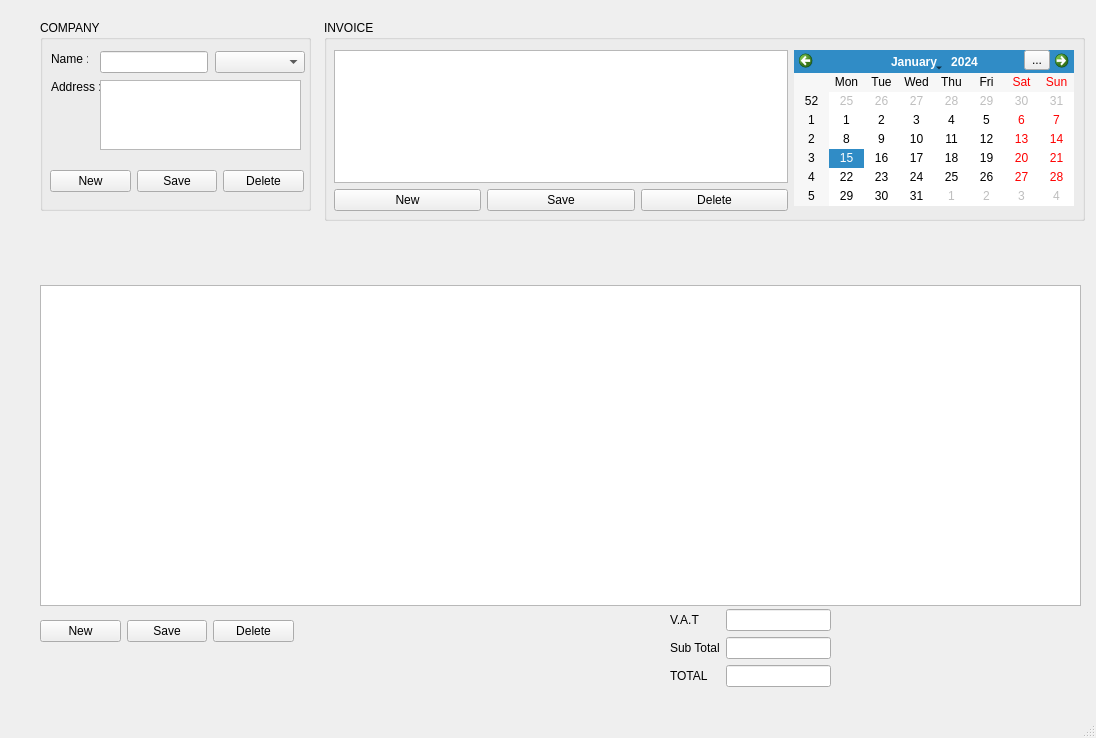
<?xml version="1.0" encoding="UTF-8"?>
<ui version="4.0">
 <class>MainWindow</class>
 <widget class="QMainWindow" name="MainWindow">
  <property name="geometry">
   <rect>
    <x>0</x>
    <y>0</y>
    <width>1096</width>
    <height>738</height>
   </rect>
  </property>
  <property name="windowTitle">
   <string>INVOICE</string>
  </property>
  <widget class="QWidget" name="centralwidget">
   <widget class="QTableView" name="tableView">
    <property name="geometry">
     <rect>
      <x>40</x>
      <y>285</y>
      <width>1041</width>
      <height>321</height>
     </rect>
    </property>
   </widget>
   <widget class="QGroupBox" name="groupBox">
    <property name="geometry">
     <rect>
      <x>40</x>
      <y>20</y>
      <width>271</width>
      <height>191</height>
     </rect>
    </property>
    <property name="title">
     <string>COMPANY</string>
    </property>
    <widget class="QLabel" name="label">
     <property name="geometry">
      <rect>
       <x>11</x>
       <y>31</y>
       <width>37</width>
       <height>16</height>
      </rect>
     </property>
     <property name="text">
      <string>Name : </string>
     </property>
    </widget>
    <widget class="QLineEdit" name="lineEdit">
     <property name="geometry">
      <rect>
       <x>60</x>
       <y>31</y>
       <width>108</width>
       <height>22</height>
      </rect>
     </property>
    </widget>
    <widget class="QLabel" name="label_2">
     <property name="geometry">
      <rect>
       <x>11</x>
       <y>59</y>
       <width>49</width>
       <height>16</height>
      </rect>
     </property>
     <property name="text">
      <string>Address : </string>
     </property>
    </widget>
    <widget class="QComboBox" name="comboBox">
     <property name="geometry">
      <rect>
       <x>175</x>
       <y>31</y>
       <width>90</width>
       <height>22</height>
      </rect>
     </property>
    </widget>
    <widget class="QTextEdit" name="textEdit">
     <property name="geometry">
      <rect>
       <x>60</x>
       <y>60</y>
       <width>201</width>
       <height>70</height>
      </rect>
     </property>
    </widget>
    <widget class="QWidget" name="layoutWidget">
     <property name="geometry">
      <rect>
       <x>10</x>
       <y>150</y>
       <width>254</width>
       <height>23</height>
      </rect>
     </property>
     <layout class="QGridLayout" name="gridLayout_2">
      <item row="0" column="0">
       <widget class="QPushButton" name="pushButton_7">
        <property name="text">
         <string>New</string>
        </property>
       </widget>
      </item>
      <item row="0" column="1">
       <widget class="QPushButton" name="pushButton_8">
        <property name="text">
         <string>Save</string>
        </property>
       </widget>
      </item>
      <item row="0" column="2">
       <widget class="QPushButton" name="pushButton_9">
        <property name="text">
         <string>Delete</string>
        </property>
       </widget>
      </item>
     </layout>
    </widget>
   </widget>
   <widget class="QGroupBox" name="groupBox_2">
    <property name="geometry">
     <rect>
      <x>324</x>
      <y>20</y>
      <width>761</width>
      <height>201</height>
     </rect>
    </property>
    <property name="title">
     <string>INVOICE</string>
    </property>
    <widget class="QWidget" name="layoutWidget">
     <property name="geometry">
      <rect>
       <x>10</x>
       <y>30</y>
       <width>454</width>
       <height>161</height>
      </rect>
     </property>
     <layout class="QGridLayout" name="gridLayout_6">
      <item row="0" column="0" colspan="3">
       <widget class="QTableView" name="tableView_2"/>
      </item>
      <item row="1" column="2">
       <widget class="QPushButton" name="pushButton_12">
        <property name="text">
         <string>Delete</string>
        </property>
       </widget>
      </item>
      <item row="1" column="0">
       <widget class="QPushButton" name="pushButton_10">
        <property name="text">
         <string>New</string>
        </property>
       </widget>
      </item>
      <item row="1" column="1">
       <widget class="QPushButton" name="pushButton_11">
        <property name="text">
         <string>Save</string>
        </property>
       </widget>
      </item>
     </layout>
    </widget>
    <widget class="QCalendarWidget" name="calendarWidget">
     <property name="geometry">
      <rect>
       <x>470</x>
       <y>30</y>
       <width>280</width>
       <height>156</height>
      </rect>
     </property>
    </widget>
    <widget class="QToolButton" name="toolButton">
     <property name="geometry">
      <rect>
       <x>700</x>
       <y>30</y>
       <width>26</width>
       <height>20</height>
      </rect>
     </property>
     <property name="text">
      <string>...</string>
     </property>
    </widget>
   </widget>
   <widget class="QWidget" name="layoutWidget">
    <property name="geometry">
     <rect>
      <x>670</x>
      <y>609</y>
      <width>161</width>
      <height>80</height>
     </rect>
    </property>
    <layout class="QGridLayout" name="gridLayout_3">
     <item row="0" column="0">
      <widget class="QLabel" name="label_5">
       <property name="text">
        <string>V.A.T</string>
       </property>
      </widget>
     </item>
     <item row="0" column="1">
      <widget class="QLineEdit" name="lineEdit_5"/>
     </item>
     <item row="1" column="0">
      <widget class="QLabel" name="label_6">
       <property name="text">
        <string>Sub Total</string>
       </property>
      </widget>
     </item>
     <item row="1" column="1">
      <widget class="QLineEdit" name="lineEdit_6"/>
     </item>
     <item row="2" column="0">
      <widget class="QLabel" name="label_7">
       <property name="text">
        <string>TOTAL</string>
       </property>
      </widget>
     </item>
     <item row="2" column="1">
      <widget class="QLineEdit" name="lineEdit_7"/>
     </item>
    </layout>
   </widget>
   <widget class="QWidget" name="layoutWidget">
    <property name="geometry">
     <rect>
      <x>40</x>
      <y>620</y>
      <width>254</width>
      <height>23</height>
     </rect>
    </property>
    <layout class="QGridLayout" name="gridLayout_5">
     <item row="0" column="0">
      <widget class="QPushButton" name="pushButton_3">
       <property name="text">
        <string>New</string>
       </property>
      </widget>
     </item>
     <item row="0" column="1">
      <widget class="QPushButton" name="pushButton_2">
       <property name="text">
        <string>Save</string>
       </property>
      </widget>
     </item>
     <item row="0" column="2">
      <widget class="QPushButton" name="pushButton">
       <property name="text">
        <string>Delete</string>
       </property>
      </widget>
     </item>
    </layout>
   </widget>
  </widget>
  <widget class="QMenuBar" name="menubar">
   <property name="geometry">
    <rect>
     <x>0</x>
     <y>0</y>
     <width>1096</width>
     <height>20</height>
    </rect>
   </property>
  </widget>
  <widget class="QStatusBar" name="statusbar"/>
 </widget>
 <resources/>
 <connections/>
</ui>
